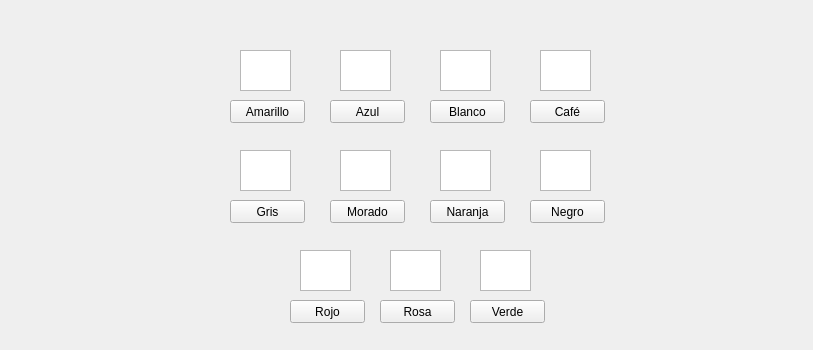
     <widget class="QWidget" name="tabColores">
      <attribute name="title">
       <string>Colores</string>
      </attribute>
      <widget class="QWidget" name="widgetColores" native="true">
       <property name="geometry">
        <rect>
         <x>20</x>
         <y>30</y>
         <width>784</width>
         <height>311</height>
        </rect>
       </property>
       <widget class="QGraphicsView" name="imagen_Amarillo">
        <property name="geometry">
         <rect>
          <x>220</x>
          <y>20</y>
          <width>51</width>
          <height>41</height>
         </rect>
        </property>
       </widget>
       <widget class="QPushButton" name="boton_Amarillo">
        <property name="geometry">
         <rect>
          <x>210</x>
          <y>70</y>
          <width>75</width>
          <height>23</height>
         </rect>
        </property>
        <property name="text">
         <string>Amarillo</string>
        </property>
       </widget>
       <widget class="QGraphicsView" name="imagen_Azul">
        <property name="geometry">
         <rect>
          <x>320</x>
          <y>20</y>
          <width>51</width>
          <height>41</height>
         </rect>
        </property>
       </widget>
       <widget class="QPushButton" name="boton_Azul">
        <property name="geometry">
         <rect>
          <x>310</x>
          <y>70</y>
          <width>75</width>
          <height>23</height>
         </rect>
        </property>
        <property name="text">
         <string>Azul</string>
        </property>
       </widget>
       <widget class="QGraphicsView" name="imagen_Blanco">
        <property name="geometry">
         <rect>
          <x>420</x>
          <y>20</y>
          <width>51</width>
          <height>41</height>
         </rect>
        </property>
       </widget>
       <widget class="QPushButton" name="boton_Blanco">
        <property name="geometry">
         <rect>
          <x>410</x>
          <y>70</y>
          <width>75</width>
          <height>23</height>
         </rect>
        </property>
        <property name="text">
         <string>Blanco</string>
        </property>
       </widget>
       <widget class="QGraphicsView" name="imagen_Cafe">
        <property name="geometry">
         <rect>
          <x>520</x>
          <y>20</y>
          <width>51</width>
          <height>41</height>
         </rect>
        </property>
       </widget>
       <widget class="QPushButton" name="boton_Cafe">
        <property name="geometry">
         <rect>
          <x>510</x>
          <y>70</y>
          <width>75</width>
          <height>23</height>
         </rect>
        </property>
        <property name="text">
         <string>Café</string>
        </property>
       </widget>
       <widget class="QGraphicsView" name="imagen_Rojo">
        <property name="geometry">
         <rect>
          <x>280</x>
          <y>220</y>
          <width>51</width>
          <height>41</height>
         </rect>
        </property>
       </widget>
       <widget class="QPushButton" name="boton_Rojo">
        <property name="geometry">
         <rect>
          <x>270</x>
          <y>270</y>
          <width>75</width>
          <height>23</height>
         </rect>
        </property>
        <property name="text">
         <string>Rojo</string>
        </property>
       </widget>
       <widget class="QGraphicsView" name="imagen_Gris">
        <property name="geometry">
         <rect>
          <x>220</x>
          <y>120</y>
          <width>51</width>
          <height>41</height>
         </rect>
        </property>
       </widget>
       <widget class="QPushButton" name="boton_Gris">
        <property name="geometry">
         <rect>
          <x>210</x>
          <y>170</y>
          <width>75</width>
          <height>23</height>
         </rect>
        </property>
        <property name="text">
         <string>Gris</string>
        </property>
       </widget>
       <widget class="QGraphicsView" name="imagen_Morado">
        <property name="geometry">
         <rect>
          <x>320</x>
          <y>120</y>
          <width>51</width>
          <height>41</height>
         </rect>
        </property>
       </widget>
       <widget class="QPushButton" name="boton_Morado">
        <property name="geometry">
         <rect>
          <x>310</x>
          <y>170</y>
          <width>75</width>
          <height>23</height>
         </rect>
        </property>
        <property name="text">
         <string>Morado</string>
        </property>
       </widget>
       <widget class="QGraphicsView" name="imagen_Naranja">
        <property name="geometry">
         <rect>
          <x>420</x>
          <y>120</y>
          <width>51</width>
          <height>41</height>
         </rect>
        </property>
       </widget>
       <widget class="QPushButton" name="boton_Naranja">
        <property name="geometry">
         <rect>
          <x>410</x>
          <y>170</y>
          <width>75</width>
          <height>23</height>
         </rect>
        </property>
        <property name="text">
         <string>Naranja</string>
        </property>
       </widget>
       <widget class="QGraphicsView" name="imagen_Negro">
        <property name="geometry">
         <rect>
          <x>520</x>
          <y>120</y>
          <width>51</width>
          <height>41</height>
         </rect>
        </property>
       </widget>
       <widget class="QPushButton" name="boton_Negro">
        <property name="geometry">
         <rect>
          <x>510</x>
          <y>170</y>
          <width>75</width>
          <height>23</height>
         </rect>
        </property>
        <property name="text">
         <string>Negro</string>
        </property>
       </widget>
       <widget class="QGraphicsView" name="imagen_Verde">
        <property name="geometry">
         <rect>
          <x>460</x>
          <y>220</y>
          <width>51</width>
          <height>41</height>
         </rect>
        </property>
       </widget>
       <widget class="QPushButton" name="boton_Verde">
        <property name="geometry">
         <rect>
          <x>450</x>
          <y>270</y>
          <width>75</width>
          <height>23</height>
         </rect>
        </property>
        <property name="text">
         <string>Verde</string>
        </property>
       </widget>
       <widget class="QGraphicsView" name="imagen_Rosa">
        <property name="geometry">
         <rect>
          <x>370</x>
          <y>220</y>
          <width>51</width>
          <height>41</height>
         </rect>
        </property>
       </widget>
       <widget class="QPushButton" name="boton_Rosa">
        <property name="geometry">
         <rect>
          <x>360</x>
          <y>270</y>
          <width>75</width>
          <height>23</height>
         </rect>
        </property>
        <property name="text">
         <string>Rosa</string>
        </property>
       </widget>
      </widget>
     </widget>
